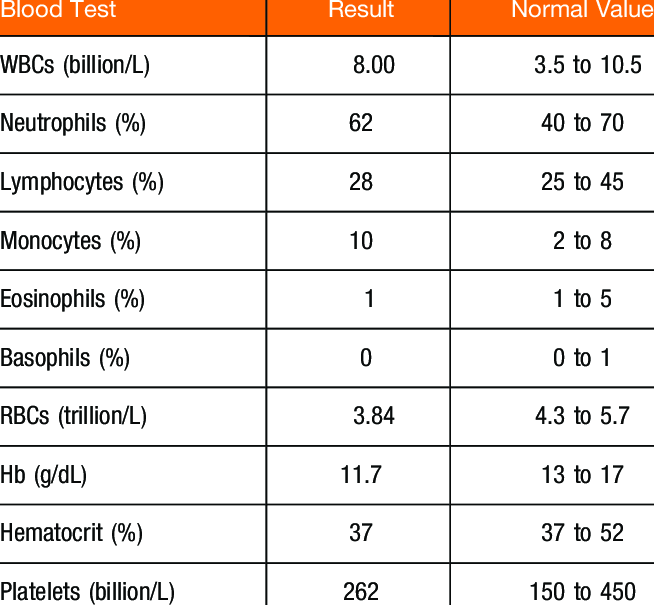
#> input picture images/testing/2.png, 654 x 605 px, found by its file name
$ jupyter execute --allow-errors exploration.ipynb
#> lines starting #> are read from the running program, lines starting #| are printed output that depends on the picture
### A notebook environment is the perfect place to test & explore

[cell 1]
import os
from PIL import Image
from paddleocr import PaddleOCR
import os
import cv2
import numpy as np
from PIL import Image
import pytesseract
from itertools import product
import os, cv2
from PIL import Image
input_folder = 'images/lab_tests_origin'
output_folder = 'images/lab_tests_png'
#> (the rest of this cell did not finish here and is left out)

[cell 2]
allowed_ext = (".jpg", ".jpeg", ".png", ".bmp", ".tiff", ".tif")

[cell 3]
import cv2
import numpy as np

# [26 lines left out: function preprocess_for_ocr, not called in this run]

[cell 4]
# [5 lines of commented-out code are left out]

[cell 5]
filepath = 'C:/Users/User/Documents/LabIQ/images/testing/2.png'
import cv2
import numpy as np

import cv2
import numpy as np

def preprocess_for_ocr(image_path):
    # Read original image in BGR
    img = cv2.imread(image_path)
#> img is the input picture: shape (605, 654, 3); mean B, G, R 222.8, 227.9, 236.1

    # Convert to grayscale
    gray = cv2.cvtColor(img, cv2.COLOR_BGR2GRAY)
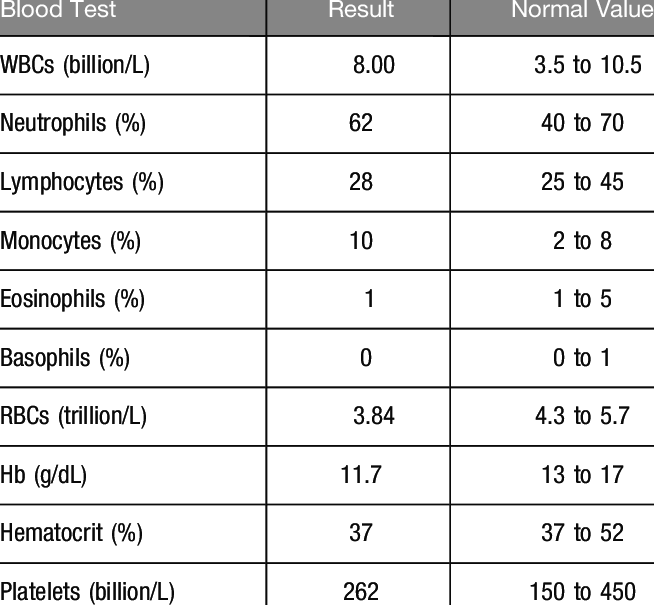
#> gray: shape (605, 654); min 9, max 255, mean 229.7

    # Apply CLAHE contrast enhancement
    clahe = cv2.createCLAHE(clipLimit=2.0, tileGridSize=(8,8))
    contrast = clahe.apply(gray)

    # Gentle smoothing instead of hard thresholding
    smoothed = cv2.GaussianBlur(contrast, (3,3), 0)
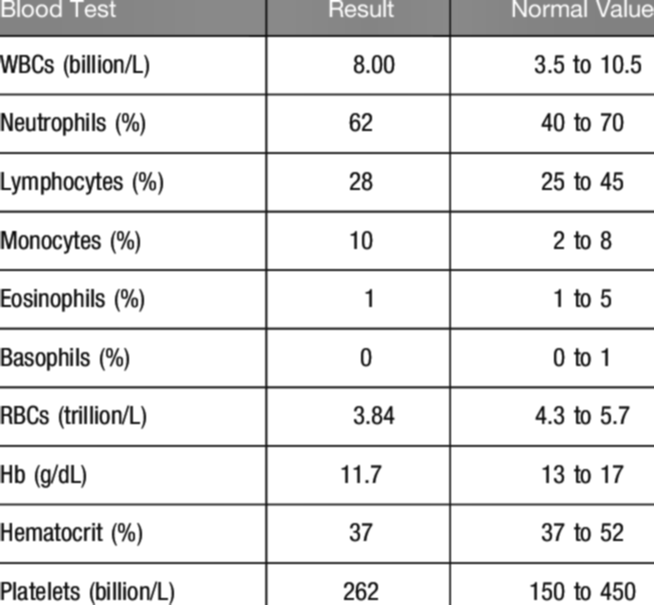
#> smoothed: shape (605, 654); min 11, max 255, mean 230.1

    # Noise removal (morphology)
    kernel = cv2.getStructuringElement(cv2.MORPH_RECT, (2,2))
    cleaned = cv2.morphologyEx(smoothed, cv2.MORPH_OPEN, kernel)
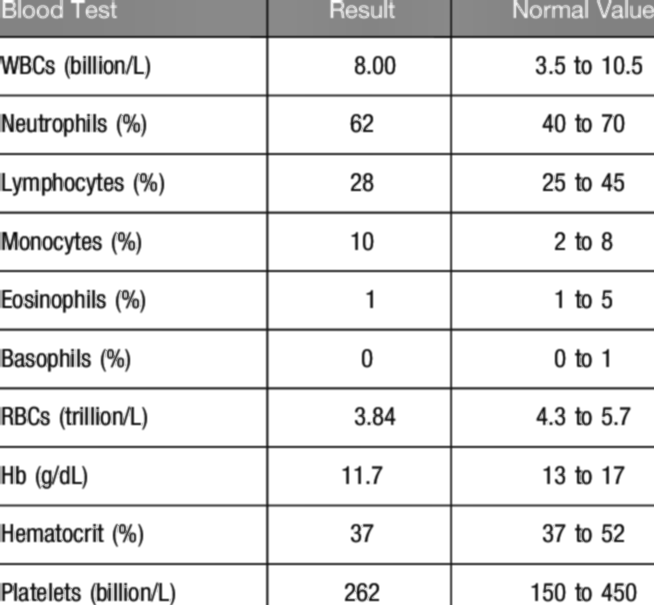
#> cleaned: shape (605, 654); min 11, max 255, mean 229.6

    # Convert to 3-channel BGR for PaddleOCR
    final_img = cv2.cvtColor(cleaned, cv2.COLOR_GRAY2BGR)

    # Ensure correct dtype and memory layout
    final_img = np.ascontiguousarray(final_img, dtype=np.uint8)

    return final_img


# save_path = 'C:/Users/User/Documents/LabIQ/images/testing/2_preprocessed.png'
# cv2.imwrite(save_path, preprocessed_image)
# image = cv2.imread(save_path)
preprocessed_image = preprocess_for_ocr(filepath)

print("Shape:", preprocessed_image.shape)   # Should be (H, W, 3)
#| Shape: (605, 654, 3)
print("Dtype:", preprocessed_image.dtype)   # Should be uint8
#| Dtype: uint8
print("Contiguous:", preprocessed_image.flags['C_CONTIGUOUS'])  # Should be True
#| Contiguous: True

#> (the rest of this cell did not finish here and is left out)

[cell 6]
import cv2
import pytesseract

pytesseract.pytesseract.tesseract_cmd = r'C:\Program Files\Tesseract-OCR\tesseract.exe'

filepath = 'C:/Users/User/Documents/LabIQ/images/testing/2.png'


image = preprocess_for_ocr(filepath)
#> (the rest of this cell did not finish here and is left out)

Conclusion:
* I will try both aggressive preprocessing and none on the input image, dictating the best method according to its CER.
* To truly evaluate my OCR results I'll find the CER (character error rate) between the predictions & ground truths. ( You'll notice in the ground_truths I kept some mistakes in the parts of the blood tests that I won't extract entities from such as name and sex, as penalizing the model on text that won't be used down the line doesn't reflect our objective. )

[cell 7]
filepath = 'C:/Users/User/Documents/LabIQ/images/testing/1.png'
image = cv2.imread(filepath)
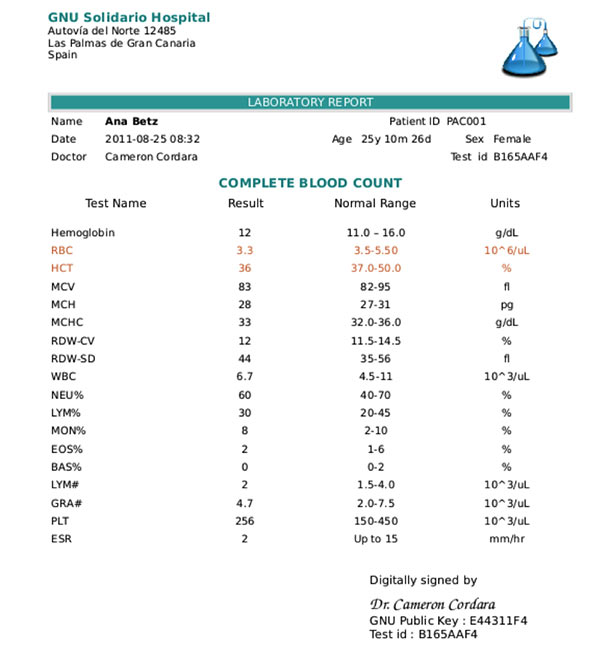
#> input picture images/testing/1.png, 600 x 653 px, found by its file name
#> image is the input picture: shape (653, 600, 3); mean B, G, R 245.9, 245.8, 243.5
#> (the rest of this cell did not finish here and is left out)

Now we will use regular expressions to extract entity:value pairs, then transform our data into a pandas DataFrame.
* I chose regex functions for this stage because it is unlikely that a pre-trained NER model exists to specifically categorize blood test entities (Analyte, Unit, Reference Range, etc.). If I find any NER model for this specific purpose I'll be sure to make the necessary changes.

[cell 8]
import re

# [33 lines left out: function classify_token, not called in this run]

[cell 9]
results = dict()

#> (the rest of this cell did not finish here and is left out)

[cell 10]
# [23 lines left out: function assemble_lab_rows, not called in this run]
import pandas as pd
df = pd.DataFrame()

for item in results:
    df[''] = assemble_lab_rows
